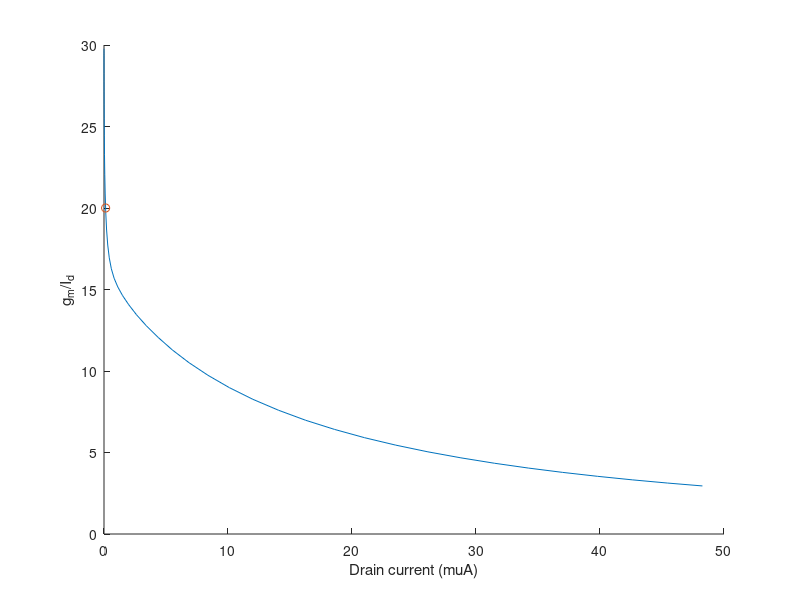

The MATLAB script that drew this image: (Note: this script raises an error after producing the figure.)
clear;

%% gm/ID
gmoverid=load("gmoverid.mat").gmoverid;
currents=load("currents.mat").currents;

figure
hold on
plot(1e6*currents, gmoverid)
label = plot(0.13, 20, 'o');
xlabel("Drain current (\muA)")
ylabel("g_m/I_d")
plot_paper

%% leakage

leakcurrent = 1e12*load("leakcurrent.mat").leakcurrent;
times = load("times.mat").times;

figure
hold on
plot(times, abs(leakcurrent))
ylabel("Leakage current (pA)")
xlabel("time")
set(gca, 'YScale', 'log')
plot_paper